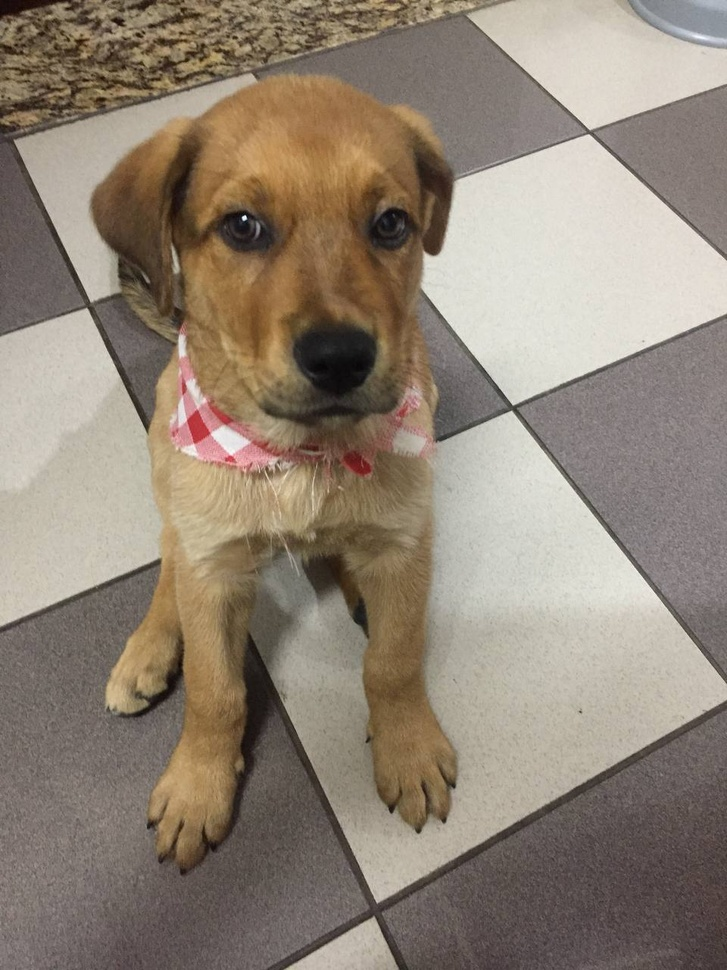
#> input picture images/doguinho.jpg, 727 x 970 px, shrunk from 960 x 1280 before the run
$ jupyter execute '2 - Sistemas de Cores.ipynb'
#> lines starting #> are read from the running program, lines starting #| are printed output that depends on the picture
# Sistemas de Cores

Neste notebook vamos dar uma olhada bem rápida nos sistemas de cores para representar uma imagem, sendo eles o RGB, CMY, níveis de cinza (_grayscale_), HSV e YCbCr.

## 1. RGB

O sistema RGB possui esse nome graças a suas cores _red_ (vermelho), _green_ (verde) e _blue_ (azul). Esse modelo de cores é muito utilizado em monitores de televisão e telas de celulares, tanto que você pode testar os LEDs de cada uma dessas cores individualmente em seu celular.

Como vimos no notebook de [leitura de imagens](https://github.com/aofrancani/Processamento-de-Imagens/blob/main/1%20-%20Leitura%20de%20Imagens.ipynb), a imagem lida possui 3 canais (RGB ou BGR no OpenCV), ou seja, cada cor de píxel é definida por 3 valores inteiros. Por exemplo, se o sistema for codificado com 8 bits, o que é usual, os píxels são valores inteiros entre 0 e 255 ($2^8 = 256$). Assim, pensando no sistema de coordenadas tri-dimensional, temos $256 \times 256 \times 256 = 16.777.216$ cores possíveis. As cores mais simples de saber os valores nesse sistema são:

     - vermelha: (R, G, B) = (255, 0, 0);
     - verde: (R, G, B) = (0, 255, 0);
     - azul: (R, G, B) = (0, 0, 255);
     - branca: (R, G, B) = (255, 255, 255);
     - preta: (R, G, B) = (0, 0, 0).

Uma maneira simples de pensar é que na cor branca, as 3 cores RGB estão "ativadas", misturando as cores como no disco de Newton que a gente já estudou na escola. Na cor preta, nenhum canal está ativado. Na vermelha, apenas o canal vermelho está "ativado", e assim por diante. O valor 255 indica o valor máximo de "ativação", e outros valores darão outras intensidades de cores.

O sistema de cores RGB é aditivo, ou seja, as demais cores são representadas pela soma de cores, como no GIF abaixo:

As demais cores podem ser vistas nos pontos do sistema de coordenadas 3D abaixo:

Vamos ver agora um exemplo bem rápido em Python variando apenas o valor do pixel do canal R (vermelho).

[cell 1]
import numpy as np
import matplotlib.pyplot as plt

# create red image array with dimension 30x30x3
img_red = np.zeros((30,30,3), 'uint8')
img_red[:,:,0] = 1;

# plot red images with different shades
plt.figure(figsize=(12,8))
plt.subplot(1,3,1)
plt.imshow(255*img_red)  # red channel with 255
plt.title('(R,G,B) = (255, 0, 0)')
plt.axis('off')
plt.subplot(1,3,2)
plt.imshow(180*img_red)  # red channel with 180
plt.title('(R,G,B) = (180, 0, 0)')
plt.axis('off')
plt.subplot(1,3,3)
plt.imshow(100*img_red)  # red channel with 100
plt.title('(R,G,B) = (100, 0, 0)')
plt.axis('off');
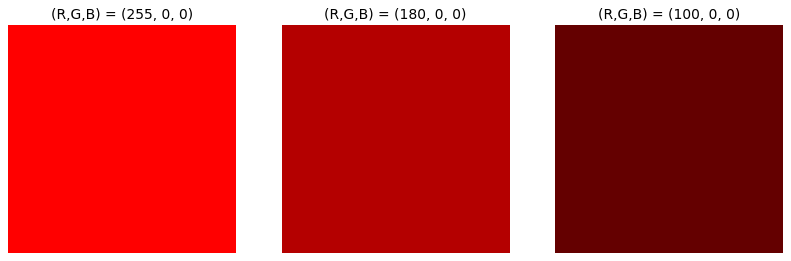
#> figure drawn by matplotlib, 3 panels

## 2. CMY ou CMYK

Observando o GIF do RGB, pode-se ver que a mistura das cores básicas do RGB formam as cores ciano, magenta e amarelo. Assim, as cores também podem ser representadas por esse sistema de cores CMY (Cyan, Magenta, Yellow) ou CMYK (Cyan, Magenta, Yellow, Black). Esse sistema de cores é muito utilizado em tintas de impressoras. O CMYK contém a cor preta pois normalmente a mistura CMY não resulta perfeitamente na cor preta. Além disso, pensando em impressoras, a tinta preta ajudaria também na economia das tintas coloridas. O sistema CMY é do tipo subtrativo.

<a title="SharkD, CC0, via Wikimedia Commons" href="https://commons.wikimedia.org/wiki/File:CMYK_subtractive_color_mixing.svg"></a>

## 3. Níveis de Cinza

Agora, o sistema em níveis de cinza (ou tons de cinza) possui apenas um canal. Muitas vezes esse sistema é utilizado para visualizar a imagem em preto e branco. Como converter uma imagem com 3 canais em apenas 1 canal? Vamos dar uma estudada rápida.

### 3.1 Média dos Pixels

Será que se eu apenas tirar a média dos 3 canais para todos os pixels eu consigo ver a imagem em níveis de cinza? Vamos ver:

[cell 2]
import cv2
import os

image_path = os.path.join(os.getcwd(), 'images', 'doguinho.jpg') # path to the desired image
img = cv2.cvtColor(cv2.imread(image_path), cv2.COLOR_BGR2RGB) # read image in RGB

# convert RGB to Grayscale using mean value
img_gray_average = np.mean(img, axis=2) # mean over the last dimension (channels)
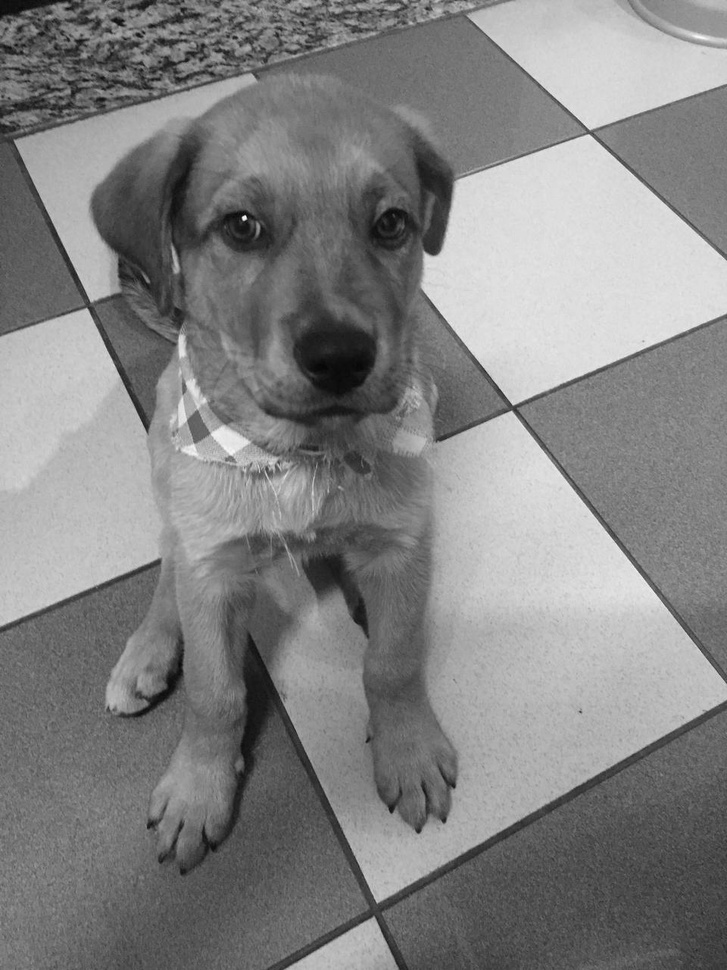
#> img_gray_average: shape (970, 727) float64; min 6, max 253, mean 131.2
img_gray_average = np.round(img_gray_average)

# show images
plt.figure(figsize=(8,6))
plt.subplot(1,2,1)
plt.imshow(img)
plt.title('Original')
plt.axis('off')
plt.subplot(1,2,2)
plt.imshow(img_gray_average, cmap='gray')
plt.title('Grayscale - average value')
plt.axis('off');
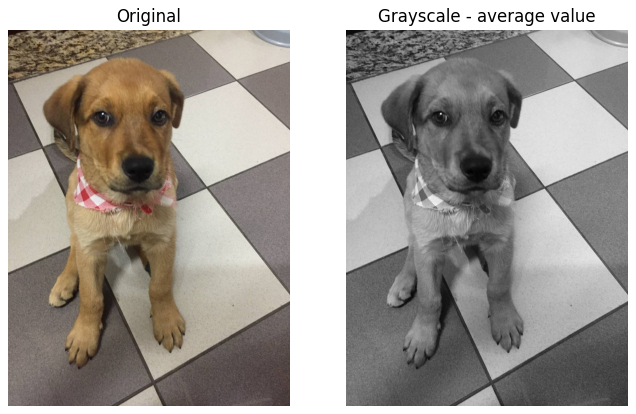
#> figure drawn by matplotlib, 2 panels

Parece que funcionou bem, não? Mas será que é feito assim mesmo no [OpenCV](https://docs.opencv.org/3.4/de/d25/imgproc_color_conversions.html)?

### 3.2 Conversão ajustada à visão humana <a id='grayscale'></a>

Ao longo dos estudos e pesquisas, foi identificado que o olho humano é mais sensível à banda da luz visível verde e menos sensível à banda azul. Assim, é conveniente aplicar uma média ponderada ajustando os pesos de acordo com a percepção humana. A equação que converte de RGB para níveis de cinza é

$$ Y_{gray} = 0,299 R + 0,587G + 0,114B $$.

Vamos ver isso em código e comparar visualmente com as imagens em nível de cinza da média simples e do OpenCV.

[cell 3]
img_gray_opencv = cv2.imread(image_path, cv2.IMREAD_GRAYSCALE) #read image in grayscale
#> img_gray_opencv: shape (970, 727); min 6, max 255, mean 133.9

# RGB to Grayscale
Y = 0.299*img[:,:,0] + 0.587*img[:,:,1] + 0.114*img[:,:,2]
Y = np.round(Y)

# show images
plt.figure(figsize=(16,12))
plt.subplot(1,3,1)
plt.imshow(img_gray_average, cmap='gray')
plt.title('Average')
plt.axis('off')
plt.subplot(1,3,2)
plt.imshow(Y, cmap='gray')
plt.title('Weighted average')
plt.axis('off');
plt.subplot(1,3,3)
plt.imshow(img_gray_opencv, cmap='gray')
plt.title('Grayscale - OpenCV')
plt.axis('off');
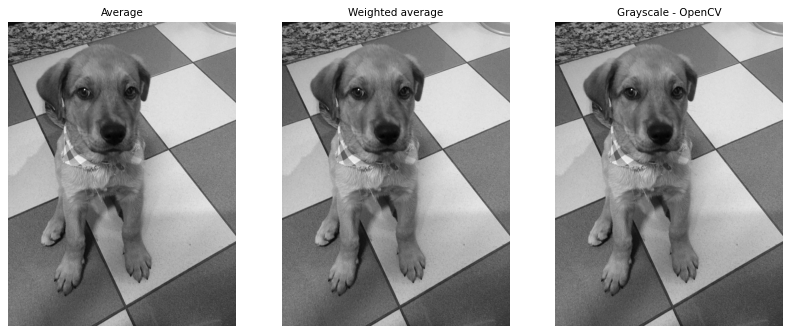
#> figure drawn by matplotlib, 3 panels

As 3 imagens parecem muito parecidas. Entretanto, a primeira dada pela média simples aparenta um pouco mais escura que as demais. Como comparar então as imagens sem ser por inspeção visual? Há alguma métrica? Esse tema é algo que pretendo mostrar em outro notebook, mas vamos calcular um simples MAE (_mean absolute error_).

### MAE

Analisando a natureza das imagens, com valores entre 0 e 255, a maior média da diferença absoluta possível entre duas imagens é 255 (uma branca e outra preta). Assim, para expressar essa métrica em porcentagem, vou dividir essa diferença por 255.

[cell 4]
#MAE (mean absolute error)
MAE_average = np.mean(np.abs(img_gray_average - img_gray_opencv))/255
#> MAE_average = 0.0108
MAE_weighted = np.mean(np.abs(Y - img_gray_opencv))/255
#> MAE_weighted = 2.11e-07
print('MAE média: %.2f%%' %(100*MAE_average))
#| MAE média: 1.08%
print('MAE ponderada: %.2f%%' %(100*MAE_weighted))
#| MAE ponderada: 0.00%

Realmente utilizando a média ponderada conseguimos a conversão de RGB para níveis de cinza idêntica ao do OpenCV, uma vez que houve 0% de erro nos valores dos pixels das imagens.

## 4. HSI, HSL ou HSV

Um outro sistema de cores é o HSI, HSL ou HSV, que vem de matiz/coloração (_Hue_), saturação (_Saturation_), luminosidade (_Lightness_), intensidade (_Intensity_) e valor (_Value_).

<a title="SharkD, CC BY-SA 3.0 &lt;https://creativecommons.org/licenses/by-sa/3.0&gt;, via Wikimedia Commons" href="https://commons.wikimedia.org/wiki/File:HSV_color_solid_cylinder.png"></a>

Vamos ver esse sistema de cores na nossa imagem do cachorrinho fofo em HSV. Você vai perceber que a intensidade ou valor é o mais próximo do nível de cinza.

[cell 5]
img_hsv = cv2.cvtColor(cv2.imread(image_path), cv2.COLOR_BGR2HSV) # read image in HSV
#> img_hsv: shape (970, 727, 3); mean H, S, V 24.4, 52.1, 144.4

# show images
plt.figure(figsize=(16,12))
plt.subplot(1,4,1)
plt.imshow(img)
plt.title('Original')
plt.axis('off')
plt.subplot(1,4,2)
plt.imshow(img_hsv[:,:,0], cmap='gray')
plt.title('Hue (H)')
plt.axis('off');
plt.subplot(1,4,3)
plt.imshow(img_hsv[:,:,1], cmap='gray')
plt.title('Saturation (S)')
plt.axis('off');
plt.subplot(1,4,4)
plt.imshow(img_hsv[:,:,2], cmap='gray')
plt.title('Value (V)')
plt.axis('off');
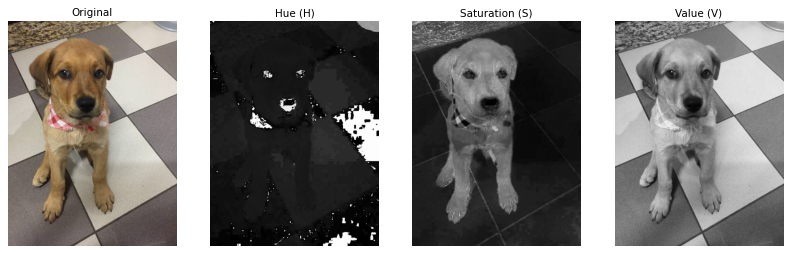
#> figure drawn by matplotlib, 4 panels

Maiores detalhes dessa conversão podem ser vistas na [conversão de cores do OpenCV](https://docs.opencv.org/3.1.0/de/d25/imgproc_color_conversions.html#color_convert_rgb_hsv). Cabe lembrar que esse sistema, assim como os outros, são alternativos ao sistema RGB. Dependendo da sua aplicação, pode ser que você queira implementar um sistema robusto a níveis de iluminação, então esse sistema de cores pode ser interessante de ser utilizado.

## 5. YUV ou YCbCr

Por fim, o último sistema de cores que vou mostrar aqui é o YUV ou YCbCr. Neste sistema, a imagem é representada por luminância e crominâncias. Esse sistema é utilizado, por exemplo, na codificação de imagens segundo o padrão JPEG. Nesse padrão, a informação de crominância é armazenada com menor resolução, uma vez que o olho humano é mais sensível à luminosidade do que crominância (há mais receptores para luminosidade do que para cores no olho humano).

A luminância (Y) é a imagem em níveis de cinza como vimos [aqui](#grayscale) , e os termos Cb e Cr são as crominâncias. A conversão de [RGB para YCbCr](https://docs.opencv.org/3.4/de/d25/imgproc_color_conversions.html) é dada por:

$$
\begin{gathered}
Y & = & \alpha_R R + \alpha_GG + \alpha_B B, \\
C_b & = & \frac{1}{2(1-\alpha_B)} (B - Y) + \Delta, \\
C_r & = & \frac{1}{2(1-\alpha_R)} (R - Y) + \Delta, \\
\end{gathered}
$$

em que $\alpha_R = 0,299$, $\alpha_G = 0,587$, $\alpha_B = 0,114$ e $\Delta = 128$ para uma imagem de 8 bits.

Essa conversão irei implementar em Python apenas como exercício:

[cell 6]
# parameters
alpha_R = 0.299
alpha_G = 0.587
alpha_B = 0.114
delta = 128
R = img[:,:,0]
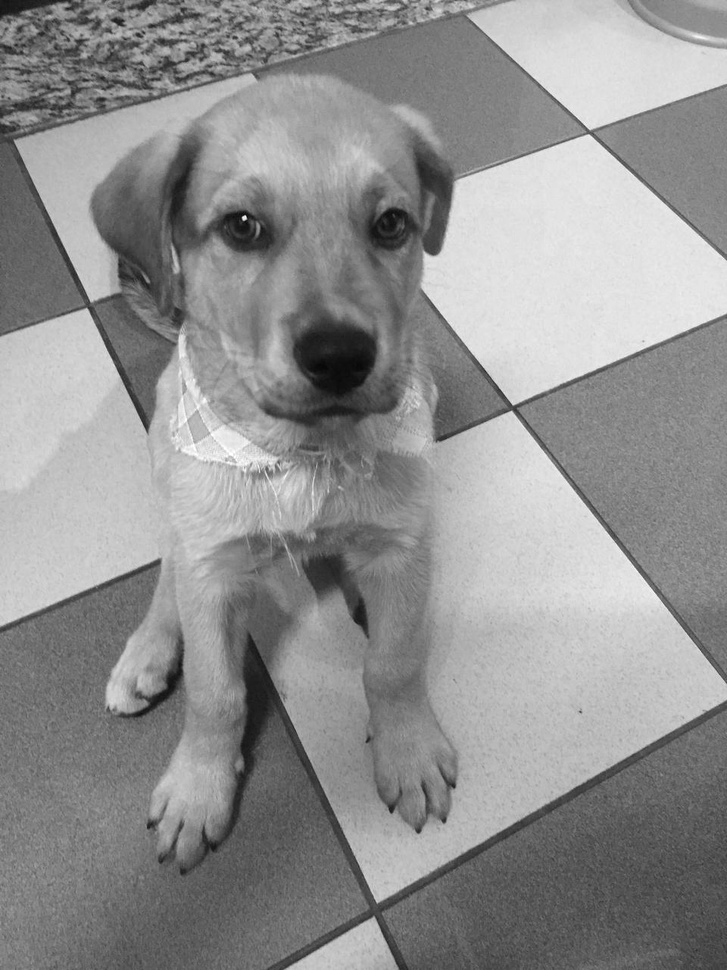
#> R: shape (970, 727); min 6, max 255, mean 144.4
G = img[:,:,1]
B = img[:,:,2]
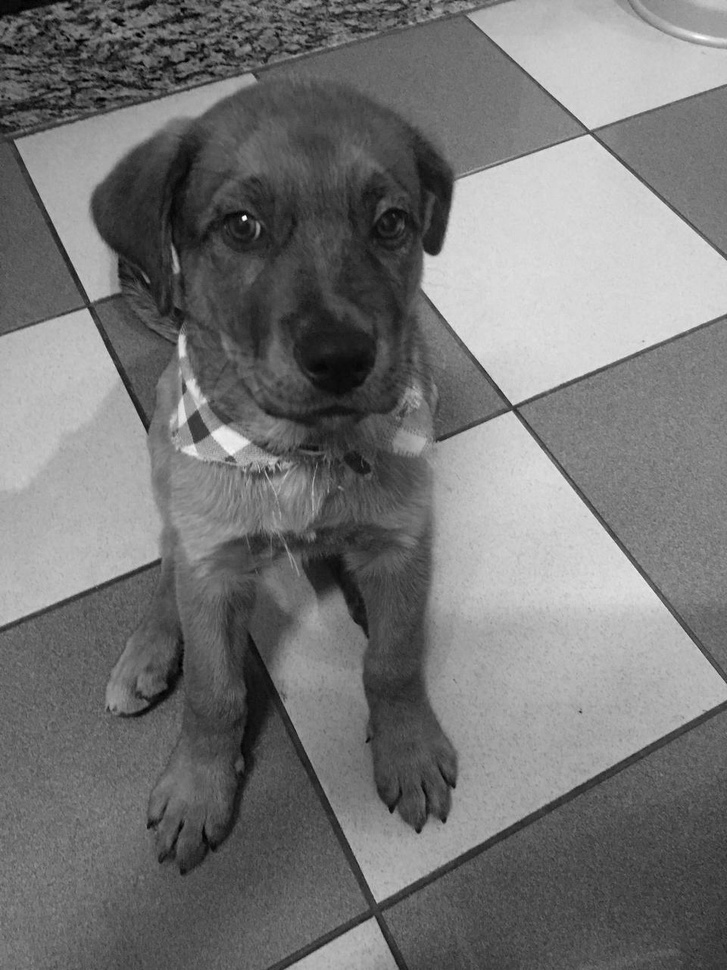
#> B: shape (970, 727); min 0, max 255, mean 117.6

# RGB to YCbCr
Y = np.round(alpha_R*R + alpha_G*G + alpha_B*B)
Cb = (B-Y)/(2*(1-alpha_B)) + delta
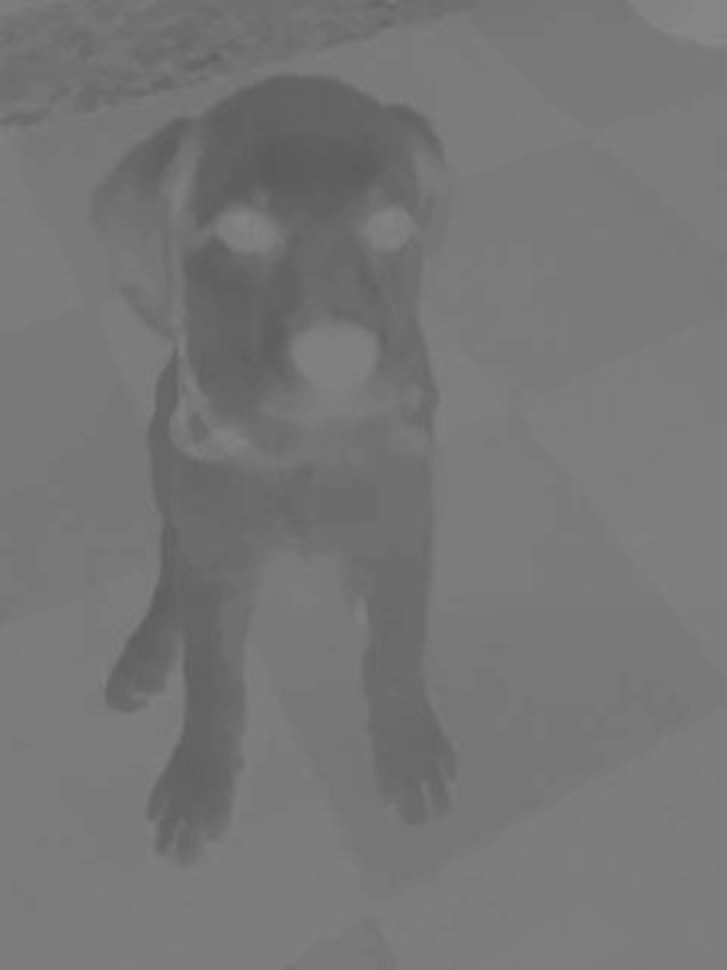
#> Cb: shape (970, 727) float64; min 90.75, max 135.9, mean 118.8
Cr = (R-Y)/(2*(1-alpha_R)) + delta
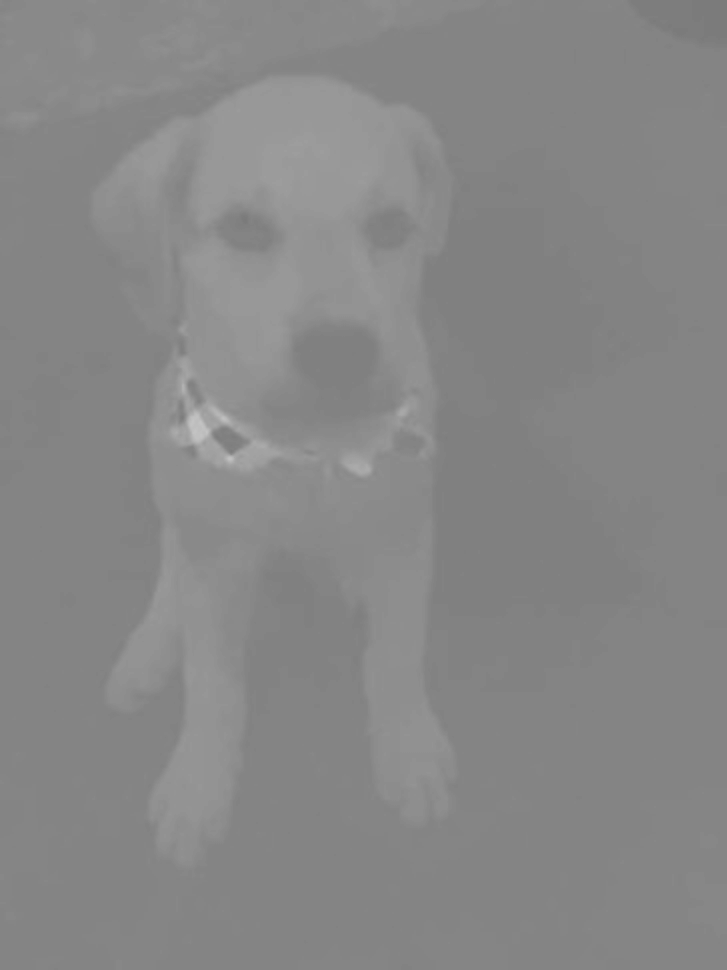
#> Cr: shape (970, 727) float64; min 122.3, max 195, mean 135.5

# show images
plt.figure(figsize=(16,12))
plt.subplot(1,4,1)
plt.imshow(img)
plt.title('Original')
plt.axis('off')
plt.subplot(1,4,2)
plt.imshow(Y, cmap='gray')
plt.title('Y')
plt.axis('off');
plt.subplot(1,4,3)
plt.imshow(Cb, cmap='gray')
plt.title('Cb')
plt.axis('off');
plt.subplot(1,4,4)
plt.imshow(Cr, cmap='gray')
plt.title('Cr')
plt.axis('off');
